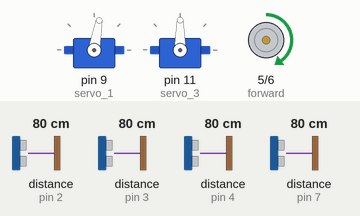
Recording of a sketch running on a simulated Arduino Uno, built with avr-gcc and run on an emulated ATmega328P. Shown: 2 × servo, motor-driver pin pairs drawn as motors (green arrow = first pin HIGH = forward, orange = second pin HIGH = backward, longer = more drive). Inputs (shaded band) come from the test bench; at power-on: distance to the obstacle (sensors on pin 2, pin 7, pin 3, pin 4) 80 cm. The echo pulse lasts 58.3 µs per cm.

Above: at 5.7 s.
5.8 s: distance to the obstacle (sensor on pin 2) set to 75 cm
7.3 s: distance to the obstacle (sensor on pin 2) set to 67 cm
At 7.51 s:
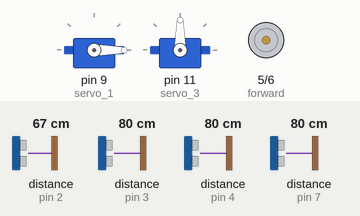
At 8.5 s:
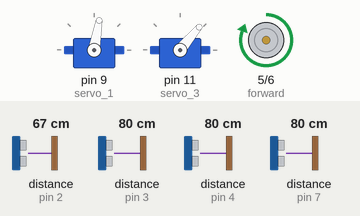
9.5 s: distance to the obstacle (sensor on pin 2) set to 33 cm
11.0 s: distance to the obstacle (sensor on pin 2) set to 27 cm
At 12.4 s:
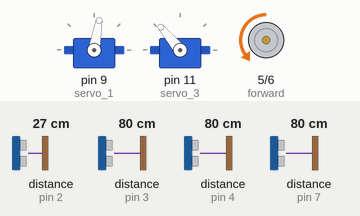
12.8 s: distance to the obstacle (sensor on pin 7) set to 33 cm
14.3 s: distance to the obstacle (sensor on pin 7) set to 28 cm
At 14.46 s:
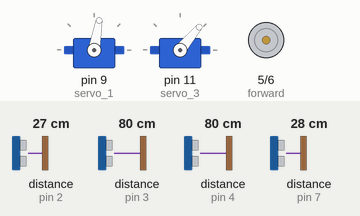
Timing chart, 0 to 18.3 s (numbered marks = the images above; inputs shaded):
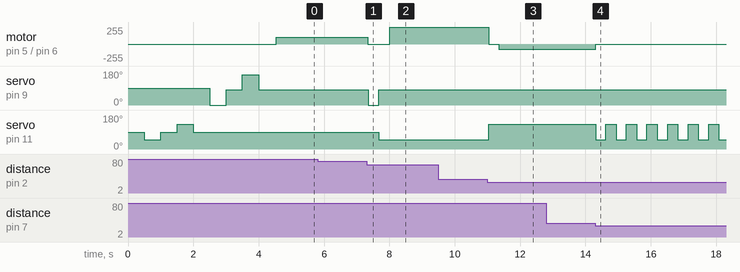

Measured:
- the behaviour switches between 71 and 70 cm on distance to the obstacle (sensor on pin 2) (found by bisection; images 0 and 1)
- the behaviour switches between 30 and 29 cm on distance to the obstacle (sensor on pin 2) (found by bisection; images 2 and 3)
- the behaviour switches between 30 and 29 cm on distance to the obstacle (sensor on pin 7) (found by bisection; images 3 and 4)
- after the input at 5.8 s, every drawn part: stays the same
- after the input at 7.3 s, motor on pin 5 (forward) / pin 6 (backward): forward 100/255 → stopped at once, → forward 255/255 0.68 s later; servo on pin 9 (servo_1): 80° → 0° after 0.05 s, → 80° 0.32 s later; servo on pin 11 (servo_3): 90° → 50° after 0.37 s
- after the input at 9.5 s, every drawn part: stays the same
- after the input at 11.0 s, motor on pin 5 (forward) / pin 6 (backward): forward 255/255 → stopped at once, → backward 80/255 0.32 s later; servo on pin 11 (servo_3): 50° → 130° at once
- after the input at 12.8 s, every drawn part: stays the same
- after the input at 14.3 s, motor on pin 5 (forward) / pin 6 (backward): backward 80/255 → stopped at once; servo on pin 11 (servo_3): alternates 130° for 0.31 s and 50° for 0.31 s, starting at once

The sketch:

autonomous_rover.ino
```cpp
#include<Servo.h>

Servo servo_1;
Servo servo_3;

#define forward 5 // set high to move vehicle forward
#define backward 6 // set high to move vehicle backward

//set the rover's speed
#define speed_1 80
#define speed_2 100

#define sensor1Pin 3 //set pin 3 for sensor 1

// initializing variables for sensor measurements
unsigned short sensor1, sensor2, sensor3, sensor4;

// wheeling
#define left 50
#define right 130
#define centre 90

//setting definitions for sensor pins and trigger pins
#define centre_sensor 2
#define right_sensor 3
#define left_sensor 4
#define centre_sensor_trig 10
#define right_sensor_trig 12
#define left_sensor_trig 13
#define back_sensor 7
#define back_sensor_trig 8

void setup() {
  Serial.begin(9600);
  servo_1.attach(9);
  servo_3.attach(11);

  //set sensor and trigger pins
  pinMode(centre_sensor, INPUT);
  pinMode(centre_sensor_trig, OUTPUT);
  digitalWrite(centre_sensor_trig, LOW);

  pinMode(right_sensor, INPUT);
  pinMode(right_sensor_trig, OUTPUT);
  digitalWrite(right_sensor_trig, LOW);

  pinMode(left_sensor, INPUT);
  pinMode(left_sensor_trig, OUTPUT);
  digitalWrite(left_sensor_trig, LOW);

  pinMode(back_sensor, INPUT);
  pinMode(back_sensor_trig, OUTPUT);
  digitalWrite(back_sensor_trig, LOW);

  //set forward and backward pins for the motors
  pinMode(forward, OUTPUT);
  pinMode(backward, OUTPUT);

  // initialize both motor output to LOW to stop
  digitalWrite(forward, LOW);
  digitalWrite(backward, LOW);

  //set sensor pins
  pinMode(sensor1Pin, INPUT);

  //initialize rover

  //test wheelling
  servo_3.write(centre);
  delay(500);
  servo_3.write(left);
  delay(500);
  servo_3.write(centre);
  delay(500);
  servo_3.write(right);
  delay(500);
  servo_3.write(centre);
  delay(500);

  //test sensor servos
  //servo 1
  // due to offsetting we are using 0, 80, and 160 deg instead of 0, 90 and 180 deg.

  servo_1.write(0);
  delay(500);
  servo_1.write(80);
  delay(500);
  servo_1.write(160);
  delay(500);
  servo_1.write(80);
  delay(500);

}

void loop() {

  //obstacle test 1.0
  servo_1.write(80);
  read_sensor();
  while (sensor1 > 70) {
    read_sensor();
    //move forward
    move_forward();
  }
  brake();

  read_sensor();
  if (sensor1 < 30) {
    brake();
    servo_3.write(centre);
    delay(300);
    while (sensor1 < 30) {
      read_sensor();
      move_backward();
      if (sensor4 < 30) {
        break;
      }
    }
    brake();
  }

  //check left for obstacle
  servo_1.write(0);
  delay(300);
  read_sensor();

  if (sensor1 > 60) {
    servo_3.write(left);
    servo_1.write(80);
    delay(300);
    read_sensor();
    while (sensor1 < 80) {
      read_sensor();
      thrust_forward();
      if (sensor1 < 30) {
        brake();
        servo_3.write(right);
        delay(300);
        while (sensor1 < 80) {
          read_sensor();
          move_backward();
          if (sensor4 < 30) {
            break;
          }
        }
        brake();
        servo_3.write(left);
        delay(300);
      }
    }
    brake();
    goto point2;
  }
  servo_1.write(160);
  delay(300);
  read_sensor();

  if (sensor1 > 60) {
    servo_3.write(right);
    servo_1.write(80);
    delay(300);
    read_sensor();
    while (sensor1 < 100) {
      read_sensor();
      thrust_forward();
      if (sensor1 < 30) {
        brake();
        servo_3.write(left);
        delay(300);
        while (sensor1 < 60) {
          read_sensor();
          move_backward();
          if (sensor4 < 30) {
            break;
          }
        }
        brake();
        servo_3.write(right);
        delay(300);
      }
    }
    brake();
    goto point2;
  }
  else {
    servo_1.write(80);
    servo_3.write(left);
    delay(300);
    read_sensor();
    while (sensor1 < 100) {
      read_sensor();
      move_backward();
      if (sensor4 < 30) {
        break;
      }
    }
    brake();
    goto point2;
  }

point2:

  servo_1.write(80);
  move_forward();
  delay(800);
  servo_3.write(centre);
}


void move_forward() {
  digitalWrite(backward, LOW);
  analogWrite(forward, speed_2);
}

void move_backward() {
  digitalWrite(forward, LOW);
  analogWrite(backward, speed_1);
}

void brake() {
  digitalWrite(forward, LOW);
  digitalWrite(backward, LOW);
  //delay(800);
}

void thrust_forward() {
  digitalWrite(backward, LOW);
  digitalWrite(forward, HIGH);
}

void read_sensor () {
  //trigger and read the centre sensor
  digitalWrite(centre_sensor_trig, HIGH);
  delayMicroseconds(21);
  digitalWrite(centre_sensor_trig, LOW);
  sensor1 = pulseIn(centre_sensor, HIGH);
  sensor1 = sensor1 / 58;

  //trigger and read the right sensor
  digitalWrite(right_sensor_trig, HIGH);
  delayMicroseconds(21);
  digitalWrite(right_sensor_trig, LOW);
  sensor2 = pulseIn(right_sensor, HIGH);
  sensor2 = sensor2 / 58;

  //trigger and read the left sensor
  digitalWrite(left_sensor_trig, HIGH);
  delayMicroseconds(21);
  digitalWrite(left_sensor_trig, LOW);
  sensor3 = pulseIn(left_sensor, HIGH);
  sensor3 = sensor3 / 58;

  //trigger and read the back sensor
  digitalWrite(back_sensor_trig, HIGH);
  delayMicroseconds(21);
  digitalWrite(back_sensor_trig, LOW);
  sensor4 = pulseIn(back_sensor, HIGH);
  sensor4 = sensor4 / 58;

}
```
